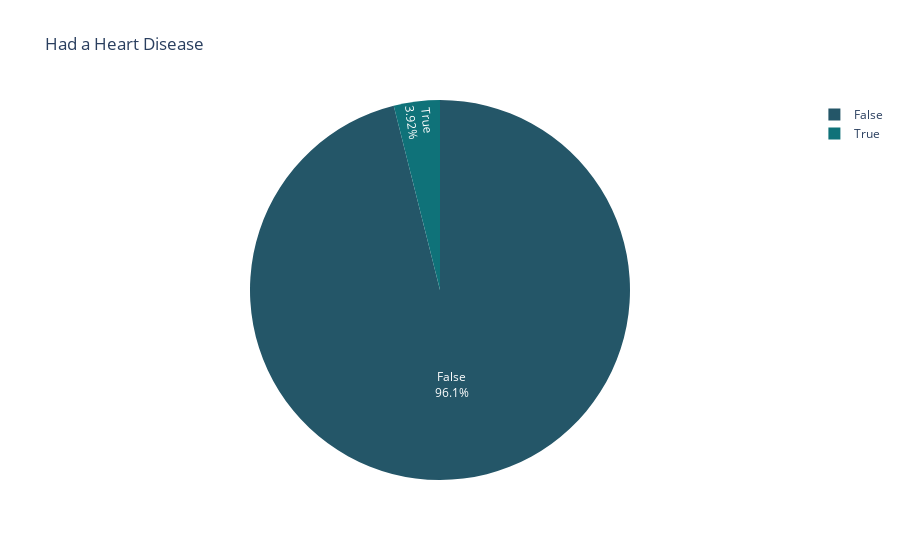

Write notebook code for a chart like this one.
### Code cell
h_disease = dict(df['heart_disease'].value_counts())
fig = px.pie(names = ['False' , 'True'],values = h_disease.values(),title = 'Had a Heart Disease ',color_discrete_sequence=px.colors.sequential.Aggrnyl)
fig.update_traces(textposition='inside', textinfo='percent+label')

### Figure 1 — Plotly figure (JSON) as saved in the notebook; plotly's stock layout.template omitted (floating-point values rounded to 4 significant figures)
{"data": [{"domain": {"x": [0, 1], "y": [0, 1]}, "hovertemplate": "label=%{label}<br>value=%{value}<extra></extra>", "labels": ["False", "True"], "legendgroup": "", "name": "", "showlegend": true, "textinfo": "percent+label", "textposition": "inside", "type": "pie", "values": [4218, 172]}], "layout": {"legend": {"tracegroupgap": 0}, "piecolorway": ["rgb(36, 86, 104)", "rgb(15, 114, 121)", "rgb(13, 143, 129)", "rgb(57, 171, 126)", "rgb(110, 197, 116)", "rgb(169, 220, 103)", "rgb(237, 239, 93)"], "title": {"text": "Had a Heart Disease "}}}
